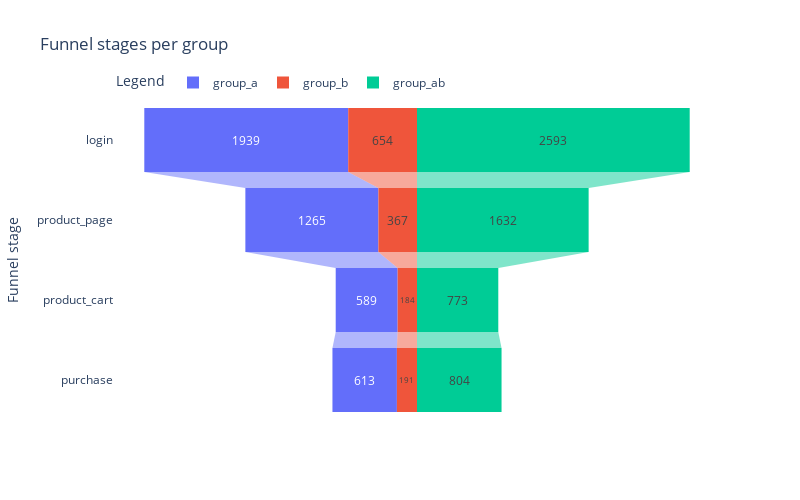

Notebook code cell kept with this figure:
### Markdown cell above
It appears that users can make a purchase without viewing the cart. Let's take a closer look at the funnels.

### Code cell
# pvt_funnel = pvt_funnel[pvt_funnel.event_name != 'product_cart']

fig = px.funnel(
    pvt_funnel.iloc[:, 0:4].melt(id_vars='event_name'),
    x='value',
    y='event_name',
    # facet_col='index',
    color='index',
    title='Funnel stages per group',
    labels=dict(event_name='Funnel stage', index='Legend'),
    width=FIG_WIDTH * 100,
    height=FIG_HEIGHT * 100,
    template='plotly_white'
)
fig.update_layout(
    legend=dict(orientation='h', yanchor='top', y=1.1, x=0)
)
fig.show()

### Figure 1 — Plotly figure (JSON) as saved in the notebook; plotly's stock layout.template omitted (floating-point values rounded to 4 significant figures)
{"data": [{"hovertemplate": "Legend=group_a<br>value=%{x}<br>Funnel stage=%{y}<extra></extra>", "legendgroup": "group_a", "marker": {"color": "#636efa"}, "name": "group_a", "orientation": "h", "showlegend": true, "type": "funnel", "x": [1939, 1265, 589, 613], "xaxis": "x", "y": ["login", "product_page", "product_cart", "purchase"], "yaxis": "y"}, {"hovertemplate": "Legend=group_b<br>value=%{x}<br>Funnel stage=%{y}<extra></extra>", "legendgroup": "group_b", "marker": {"color": "#EF553B"}, "name": "group_b", "orientation": "h", "showlegend": true, "type": "funnel", "x": [654, 367, 184, 191], "xaxis": "x", "y": ["login", "product_page", "product_cart", "purchase"], "yaxis": "y"}, {"hovertemplate": "Legend=group_ab<br>value=%{x}<br>Funnel stage=%{y}<extra></extra>", "legendgroup": "group_ab", "marker": {"color": "#00cc96"}, "name": "group_ab", "orientation": "h", "showlegend": true, "type": "funnel", "x": [2593, 1632, 773, 804], "xaxis": "x", "y": ["login", "product_page", "product_cart", "purchase"], "yaxis": "y"}], "layout": {"height": 500, "legend": {"orientation": "h", "title": {"text": "Legend"}, "tracegroupgap": 0, "x": 0, "y": 1.1, "yanchor": "top"}, "title": {"text": "Funnel stages per group"}, "width": 800, "xaxis": {"anchor": "y", "domain": [0, 1], "title": {"text": "value"}}, "yaxis": {"anchor": "x", "domain": [0, 1], "title": {"text": "Funnel stage"}}}}
